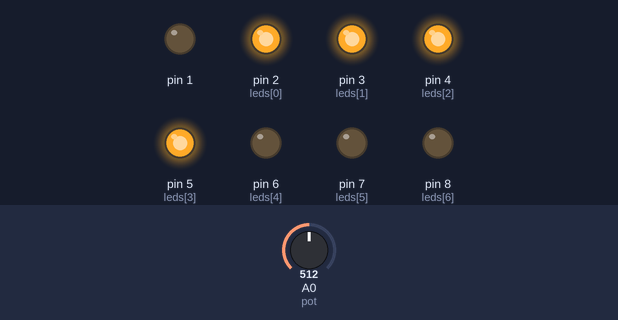
Bench run of a sketch on a simulated Arduino Uno, built with avr-gcc and run on an emulated ATmega328P. Shown: output pins drawn as LEDs (lit = HIGH). The test bench sets the inputs (shaded band); at power-on: A0 (pot) = 512.

Above: at 1.2 s.
1.3 s: A0 (pot) set to 623
2.8 s: A0 (pot) set to 656
At 3.5 s:
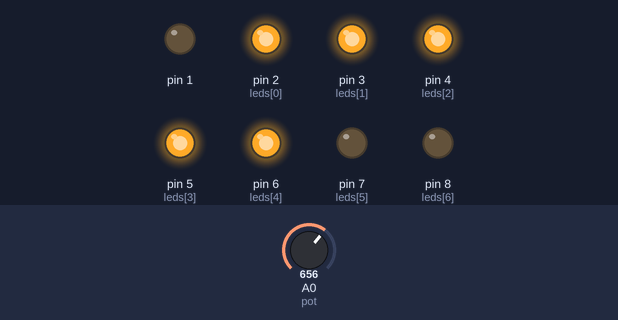
4.3 s: A0 (pot) set to 511
At 4.6 s:
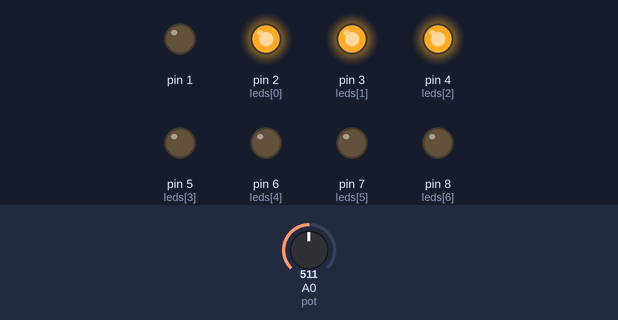
5.8 s: A0 (pot) set to 399
7.3 s: A0 (pot) set to 369
At 8.1 s:
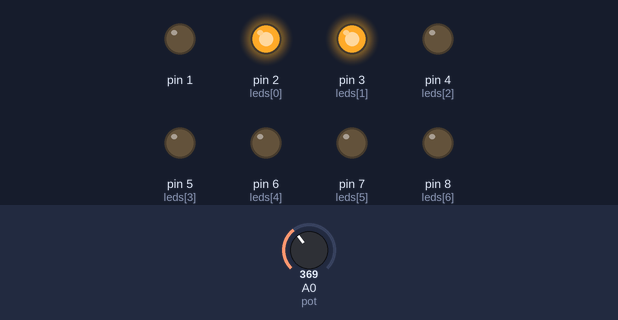
8.8 s: A0 (pot) set to 716
At 9.3 s:
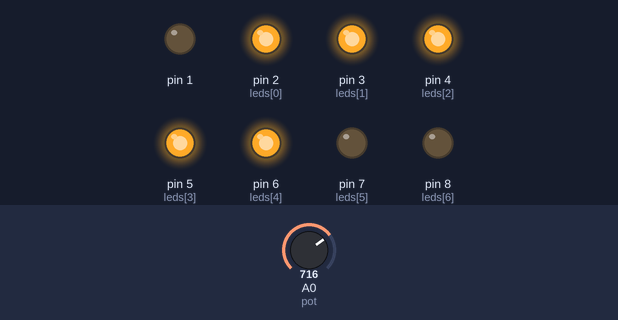
Timing chart, 0 to 11.3 s (numbered marks = the images above; inputs shaded):
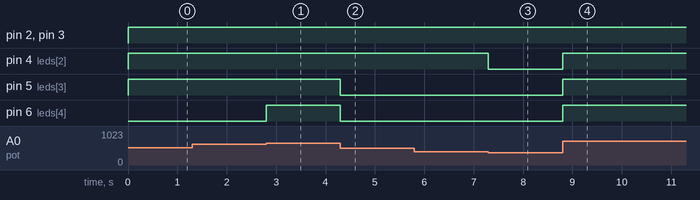

The sketch:

leds_pote.ino
```cpp
/*A medida que disminuimos la resistencia del
  pote se van encendiendo los leds y viceversa se apagan*/

#define pot A0
int leds[] = {2, 3, 4, 5, 6, 7, 8};
int valor_pot;
int valor_map;
int i, x, z;


void setup() {
  //El for es para declarar en una sentencia todos los leds OUTPUT
  for (i = 0; i < 8; i++) {
    pinMode(leds[i], OUTPUT);
  }
  pinMode(pot, INPUT);
}

//La x representa el valor que le pasariamos para que el for compare
void encender(int x) {
  //int i;

  for (z = 0; z < x; z++) { //ACA VAMOS DE 0 HASTA EL VALOR PASADO
    digitalWrite(leds[z], HIGH); //Con el i declaramos cual rango de leds se prenderan

  }
  for (z = x; z < 8; z++) { //ACA VAMOS DEL VALOR PASADO HASTA EL FINAL
    digitalWrite(leds[z], LOW);
  }

}


void loop() {

  valor_pot = analogRead(pot);

  valor_map = map(valor_pot, 0, 1023, 0, 8); //La maxima salida(8) sera los leds que yo tenga,
  //cual valo quiero pasar a la funcion encender

  encender(valor_map);
}
```

Measured:
- the behaviour switches between 639 and 640 on A0 (pot) (found by bisection; images 0 and 1)
- the behaviour switches between 384 and 383 on A0 (pot) (found by bisection; images 2 and 3)
- after the input at 1.3 s, every drawn part: stays the same
- after the input at 2.8 s, pin 6 (leds[4]): LOW → HIGH at once
- after the input at 4.3 s, pin 5 (leds[3]), pin 6 (leds[4]): HIGH → LOW at once
- after the input at 5.8 s, every drawn part: stays the same
- after the input at 7.3 s, pin 4 (leds[2]): HIGH → LOW at once
- after the input at 8.8 s, pin 4 (leds[2]), pin 5 (leds[3]), pin 6 (leds[4]): LOW → HIGH at once
